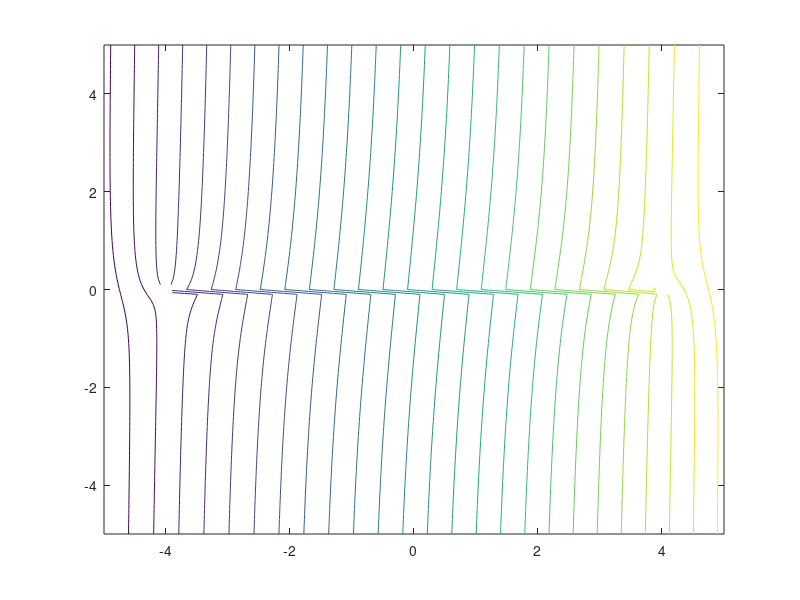
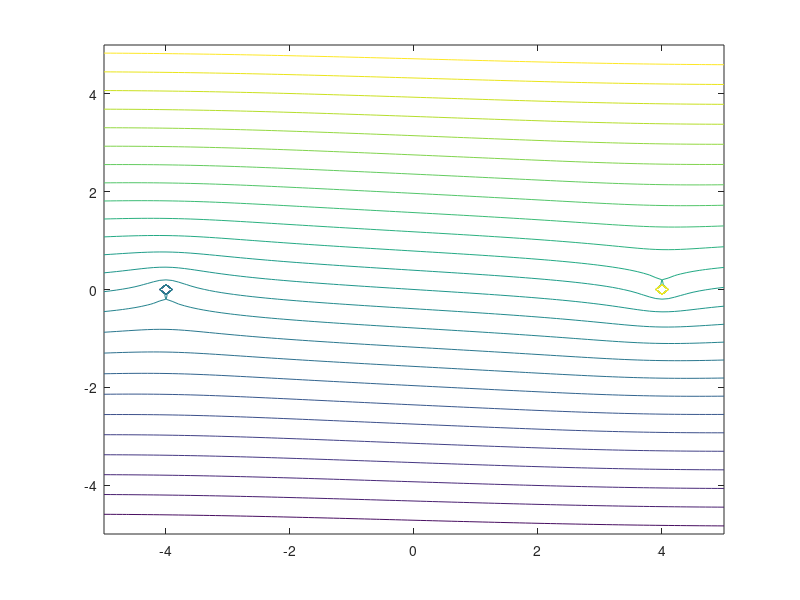
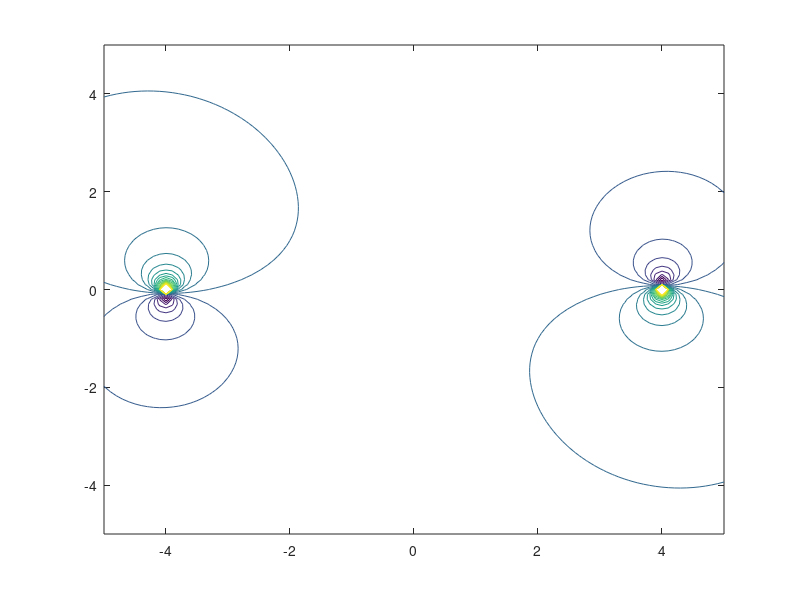
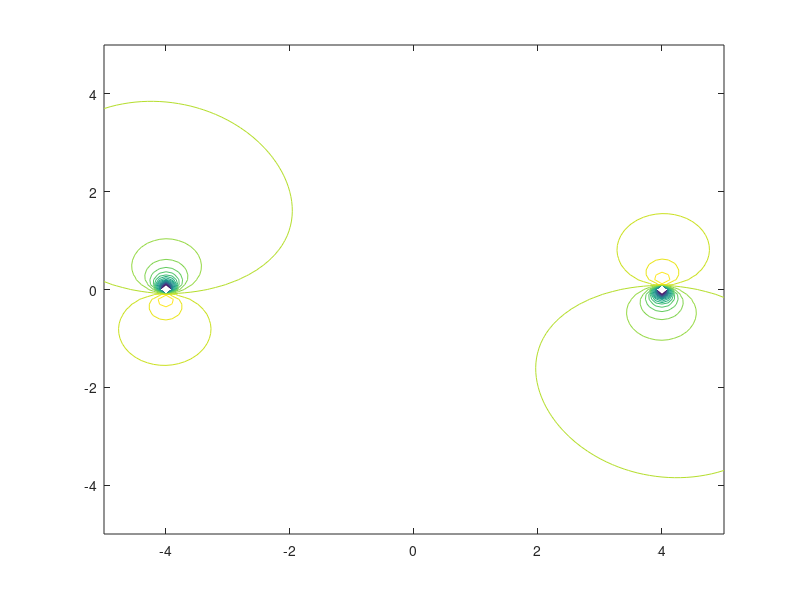

Here is the MATLAB script that generated these plots, in order:
[x,y] = meshgrid(-5:0.1:5,-5:0.1:5);

b1 = 4;
b2 = -4;
Gamma1 = 2;
Gamma2 = -2;
z       = x + 1i*y;
theta   = angle(z);
r       = abs(z);
U = 2;
W = U*z-(1i*Gamma1/(2*pi))*log(z-b1)-(1i*Gamma2/(2*pi))*log(z-b2);
phi = real(W);
psi = imag(W);
dw_dz = U - ((1i*Gamma1)./(2*pi*(z-b1)))- ((1i*Gamma2)./(2*pi*(z-b2)));
V = conj(dw_dz);
v=abs(V);

rho = 1.225;
P_t = 100002.45;
P_e = P_t - 0.5*rho.*(v.^2);


figure
contour(x,y,phi,25);
figure
contour(x,y,psi,25)
figure
contour(x,y,v,25)
figure
contour(x,y,P_e,25)